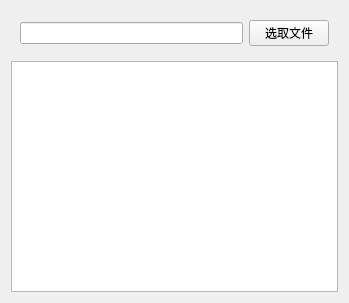
<?xml version="1.0" encoding="UTF-8"?>
<ui version="4.0">
 <class>lab14</class>
 <widget class="QWidget" name="lab14">
  <property name="geometry">
   <rect>
    <x>0</x>
    <y>0</y>
    <width>349</width>
    <height>303</height>
   </rect>
  </property>
  <property name="windowTitle">
   <string>lab14</string>
  </property>
  <layout class="QVBoxLayout" name="verticalLayout">
   <item>
    <widget class="QWidget" name="widget" native="true">
     <layout class="QHBoxLayout" name="horizontalLayout">
      <item>
       <widget class="QLineEdit" name="lineEdit"/>
      </item>
      <item>
       <widget class="QPushButton" name="pushButton">
        <property name="text">
         <string>选取文件</string>
        </property>
       </widget>
      </item>
     </layout>
    </widget>
   </item>
   <item>
    <widget class="QTextEdit" name="textEdit_2"/>
   </item>
  </layout>
 </widget>
 <resources/>
 <connections/>
</ui>
